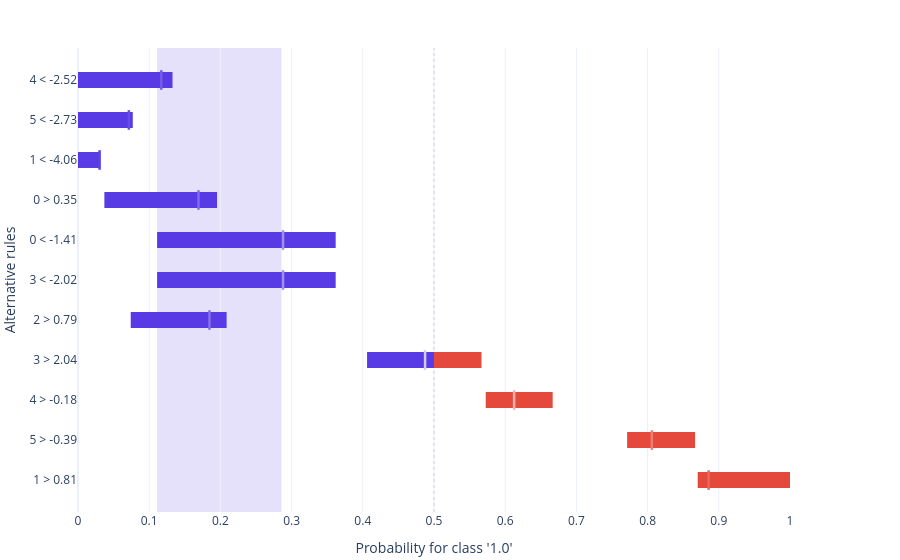

Notebook code cell kept with this figure:
### Code cell
# Default view: absolute prediction per scenario, uncertainty intervals shown
alternatives[0].plot(
    style="plotly.local.alternative_bars",
    show=True,
);

### Figure 1 — Plotly figure (JSON) as saved in the notebook; plotly's stock layout.template omitted (floating-point values rounded to 4 significant figures)
{"data": [{"base": [0, 0, 0, 0.03704, 0.1111, 0.1111, 0.07407, 0.406], "hovertemplate": "%{hovertext}<extra></extra>", "hovertext": ["<b>Alternative 1</b><br>Rule: 4 < -2.52<br>Feature(s): 4<br>Current value(s): -0.8660275252972403<br><br>Alt prediction: 0.117<br>Prediction delta: -0.1262<br>Base prediction: 0.2432<br>Interval: [0, 0.1328]<br>Interval width: 0.1328", "<b>Alternative 2</b><br>Rule: 5 < -2.73<br>Feature(s): 5<br>Current value(s): -0.7458731013151991<br><br>Alt prediction: 0.07143<br>Prediction delta: -0.1718<br>Base prediction: 0.2432<br>Interval: [0, 0.07692]<br>Interval width: 0.07692", "<b>Alternative 3</b><br>Rule: 1 < -4.06<br>Feature(s): 1<br>Current value(s): 0.3484325300667137<br><br>Alt prediction: 0.0303<br>Prediction delta: -0.2129<br>Base prediction: 0.2432<br>Interval: [0, 0.03125]<br>Interval width: 0.03125", "<b>Alternative 4</b><br>Rule: 0 > 0.35<br>Feature(s): 0<br>Current value(s): -0.6571144775405775<br><br>Alt prediction: 0.1692<br>Prediction delta: -0.07401<br>Base prediction: 0.2432<br>Interval: [0.03704, 0.1953]<br>Interval width: 0.1582", "<b>Alternative 5</b><br>Rule: 0 < -1.41<br>Feature(s): 0<br>Current value(s): -0.6571144775405775<br><br>Alt prediction: 0.288<br>Prediction delta: +0.04473<br>Base prediction: 0.2432<br>Interval: [0.1111, 0.3619]<br>Interval width: 0.2508", "<b>Alternative 6</b><br>Rule: 3 < -2.02<br>Feature(s): 3<br>Current value(s): -1.046985962136892<br><br>Alt prediction: 0.288<br>Prediction delta: +0.04473<br>Base prediction: 0.2432<br>Interval: [0.1111, 0.3619]<br>Interval width: 0.2508", "<b>Alternative 7</b><br>Rule: 2 > 0.79<br>Feature(s): 2<br>Current value(s): 0.33768699807813884<br><br>Alt prediction: 0.1846<br>Prediction delta: -0.05863<br>Base prediction: 0.2432<br>Interval: [0.07407, 0.2088]<br>Interval width: 0.1347", "<b>Alternative 8</b><br>Rule: 3 > 2.04<br>Feature(s): 3<br>Current value(s): -1.046985962136892<br><br>Alt prediction: 0.4875<br>Prediction delta: +0.2442<br>Base prediction: 0.2432<br>Interval: [0.406, 0.5667]<br>Interval width: 0.1607"], "marker": {"color": "#583be5", "line": {"width": 0}}, "name": "interval", "orientation": "h", "showlegend": false, "type": "bar", "width": 0.4, "x": [0.1328, 0.07692, 0.03125, 0.1582, 0.2508, 0.2508, 0.1347, 0.09402], "y": ["4 < -2.52", "5 < -2.73", "1 < -4.06", "0 > 0.35", "0 < -1.41", "3 < -2.02", "2 > 0.79", "3 > 2.04"]}, {"base": [0.5, 0.5726, 0.7712, 0.8704], "hovertemplate": "%{hovertext}<extra></extra>", "hovertext": ["<b>Alternative 8</b><br>Rule: 3 > 2.04<br>Feature(s): 3<br>Current value(s): -1.046985962136892<br><br>Alt prediction: 0.4875<br>Prediction delta: +0.2442<br>Base prediction: 0.2432<br>Interval: [0.406, 0.5667]<br>Interval width: 0.1607", "<b>Alternative 9</b><br>Rule: 4 > -0.18<br>Feature(s): 4<br>Current value(s): -0.8660275252972403<br><br>Alt prediction: 0.6126<br>Prediction delta: +0.3693<br>Base prediction: 0.2432<br>Interval: [0.5726, 0.6667]<br>Interval width: 0.09402", "<b>Alternative 10</b><br>Rule: 5 > -0.39<br>Feature(s): 5<br>Current value(s): -0.7458731013151991<br><br>Alt prediction: 0.806<br>Prediction delta: +0.5627<br>Base prediction: 0.2432<br>Interval: [0.7712, 0.8667]<br>Interval width: 0.09544", "<b>Alternative 11</b><br>Rule: 1 > 0.81<br>Feature(s): 1<br>Current value(s): 0.3484325300667137<br><br>Alt prediction: 0.8857<br>Prediction delta: +0.6425<br>Base prediction: 0.2432<br>Interval: [0.8704, 1]<br>Interval width: 0.1296"], "marker": {"color": "#e5493b", "line": {"width": 0}}, "name": "interval", "orientation": "h", "showlegend": false, "type": "bar", "width": 0.4, "x": [0.06667, 0.09402, 0.09544, 0.1296], "y": ["3 > 2.04", "4 > -0.18", "5 > -0.39", "1 > 0.81"]}, {"hovertemplate": "%{hovertext}<extra></extra>", "hovertext": ["<b>Alternative 1</b><br>Rule: 4 < -2.52<br>Feature(s): 4<br>Current value(s): -0.8660275252972403<br><br>Alt prediction: 0.117<br>Prediction delta: -0.1262<br>Base prediction: 0.2432<br>Interval: [0, 0.1328]<br>Interval width: 0.1328", "<b>Alternative 2</b><br>Rule: 5 < -2.73<br>Feature(s): 5<br>Current value(s): -0.7458731013151991<br><br>Alt prediction: 0.07143<br>Prediction delta: -0.1718<br>Base prediction: 0.2432<br>Interval: [0, 0.07692]<br>Interval width: 0.07692", "<b>Alternative 3</b><br>Rule: 1 < -4.06<br>Feature(s): 1<br>Current value(s): 0.3484325300667137<br><br>Alt prediction: 0.0303<br>Prediction delta: -0.2129<br>Base prediction: 0.2432<br>Interval: [0, 0.03125]<br>Interval width: 0.03125", "<b>Alternative 4</b><br>Rule: 0 > 0.35<br>Feature(s): 0<br>Current value(s): -0.6571144775405775<br><br>Alt prediction: 0.1692<br>Prediction delta: -0.07401<br>Base prediction: 0.2432<br>Interval: [0.03704, 0.1953]<br>Interval width: 0.1582", "<b>Alternative 5</b><br>Rule: 0 < -1.41<br>Feature(s): 0<br>Current value(s): -0.6571144775405775<br><br>Alt prediction: 0.288<br>Prediction delta: +0.04473<br>Base prediction: 0.2432<br>Interval: [0.1111, 0.3619]<br>Interval width: 0.2508", "<b>Alternative 6</b><br>Rule: 3 < -2.02<br>Feature(s): 3<br>Current value(s): -1.046985962136892<br><br>Alt prediction: 0.288<br>Prediction delta: +0.04473<br>Base prediction: 0.2432<br>Interval: [0.1111, 0.3619]<br>Interval width: 0.2508", "<b>Alternative 7</b><br>Rule: 2 > 0.79<br>Feature(s): 2<br>Current value(s): 0.33768699807813884<br><br>Alt prediction: 0.1846<br>Prediction delta: -0.05863<br>Base prediction: 0.2432<br>Interval: [0.07407, 0.2088]<br>Interval width: 0.1347", "<b>Alternative 8</b><br>Rule: 3 > 2.04<br>Feature(s): 3<br>Current value(s): -1.046985962136892<br><br>Alt prediction: 0.4875<br>Prediction delta: +0.2442<br>Base prediction: 0.2432<br>Interval: [0.406, 0.5667]<br>Interval width: 0.1607", "<b>Alternative 9</b><br>Rule: 4 > -0.18<br>Feature(s): 4<br>Current value(s): -0.8660275252972403<br><br>Alt prediction: 0.6126<br>Prediction delta: +0.3693<br>Base prediction: 0.2432<br>Interval: [0.5726, 0.6667]<br>Interval width: 0.09402", "<b>Alternative 10</b><br>Rule: 5 > -0.39<br>Feature(s): 5<br>Current value(s): -0.7458731013151991<br><br>Alt prediction: 0.806<br>Prediction delta: +0.5627<br>Base prediction: 0.2432<br>Interval: [0.7712, 0.8667]<br>Interval width: 0.09544", "<b>Alternative 11</b><br>Rule: 1 > 0.81<br>Feature(s): 1<br>Current value(s): 0.3484325300667137<br><br>Alt prediction: 0.8857<br>Prediction delta: +0.6425<br>Base prediction: 0.2432<br>Interval: [0.8704, 1]<br>Interval width: 0.1296"], "marker": {"color": ["#745cea", "#684ee8", "#5e42e6", "#816bec", "#9f8ff0", "#9f8ff0", "#8570ec", "#d2caf8", "#f4b2ac", "#ed7d73", "#e9675b"], "line": {"color": ["#745cea", "#684ee8", "#5e42e6", "#816bec", "#9f8ff0", "#9f8ff0", "#8570ec", "#d2caf8", "#f4b2ac", "#ed7d73", "#e9675b"], "width": 2.5}, "size": 14, "symbol": "line-ns-open"}, "mode": "markers", "name": "prediction", "showlegend": false, "type": "scatter", "x": [0.117, 0.07143, 0.0303, 0.1692, 0.288, 0.288, 0.1846, 0.4875, 0.6126, 0.806, 0.8857], "y": ["4 < -2.52", "5 < -2.73", "1 < -4.06", "0 > 0.35", "0 < -1.41", "3 < -2.02", "2 > 0.79", "3 > 2.04", "4 > -0.18", "5 > -0.39", "1 > 0.81"]}], "layout": {"autosize": true, "barmode": "overlay", "margin": {"b": 48, "l": 5, "r": 110, "t": 48}, "shapes": [{"fillcolor": "#e6e1fb", "layer": "below", "line": {"width": 0}, "type": "rect", "x0": 0.1111, "x1": 0.2857, "xref": "x", "y0": 0, "y1": 1, "yref": "y domain"}, {"line": {"color": "rgba(100,116,139,0.3)", "dash": "dot", "width": 1}, "type": "line", "x0": 0.5, "x1": 0.5, "xref": "x", "y0": 0, "y1": 1, "yref": "y domain"}], "showlegend": false, "title": {"text": ""}, "xaxis": {"range": [0, 1], "tickvals": [0, 0.1, 0.2, 0.3, 0.4, 0.5, 0.6, 0.7, 0.8, 0.9, 1], "title": {"text": "Probability for class '1.0'"}}, "yaxis": {"automargin": true, "autorange": "reversed", "showticklabels": true, "title": {"text": "Alternative rules"}}, "yaxis2": {"overlaying": "y", "range": [10.5, -0.5], "showgrid": false, "showline": false, "side": "right", "tickmode": "array", "ticks": "", "ticktext": ["-0.8660275252972403", "-0.7458731013151991", "0.3484325300667137", "-0.6571144775405775", "-0.6571144775405775", "-1.046985962136892", "0.33768699807813884", "-1.046985962136892", "-0.8660275252972403", "-0.7458731013151991", "0.3484325300667137"], "tickvals": [0, 1, 2, 3, 4, 5, 6, 7, 8, 9, 10], "title": {"font": {"size": 11}, "text": "Instance values"}, "zeroline": false}}}
